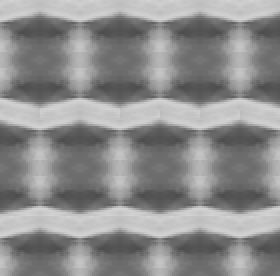
%> input picture Imagen4AMFFinal.gif, 140 x 138 px (shown 2 times larger)
$ octave Vectpru4.m   (GNU Octave 9; MATLAB toolbox functions it lacks are replaced by stand-ins)
%> lines starting %> are read from the running program, lines starting %| are printed output that depends on the picture
%Programa para crear trayectorias en (AMF) Rev Matlab 2019a
%Version general. Se deben dar los datos de origen co,fo (x1,y1) y los
%datos de destino cd,fd (x2,y2). Si fd=fo es un vector horizontal, si
%cd=co es un vector vertical. Si es diagonal abs(fd-fo) debe ser
%igual a abs(cd-co) de otra manera da "trayectoria invalida".
%Grafica los valores de la trayectoria.
%Emplea: Imagen4AMFFinal.gif
%Solo admite 138 por 138 puntos (pixeles)

AMF=imread('Imagen4AMFFinal.gif');
%> AMF is the input picture: size 138x140 uint8; min 78, max 211, mean 140.6
imshow(AMF)
co=1; %x1
fo=1; %y1
cd=138; %x2
fd=138; %y2
if  (fd-fo)==0 || abs(fd-fo)==abs(cd-co) || (cd-co)==0
    for n=1:138  %asegura que el vector vect tenga zeros
        vect(n)=0;
    end
    if (fd-fo)==0 %trayectoria horizontal
        incf=0;
    elseif (fd-fo)>0
        incf=1;   % diagonal hacia abajo
    else
        incf=-1;  %diagonal hacia arriba
    end
    if (cd-co)==0  %trayectoria vertical
        incc=0;
    elseif (cd-co)>0
        incc=1;   %diagonal hacia la derecha
    else
        incc=-1;  %diagonal hacia la izquierda
    end
    if incf==0   %recorrido horizontal
         m=(abs(cd-co))+1;
         f=fo;
         c=co;
         vect(1)=AMF(fo,co); %primer valor en la trayectoria
        for n=2:m
         f=f+incf;
         c=c+incc;
         vect(n)=AMF(f,c);
        end
        vectf=vect(1:m); %los m valores en la trayectoria
   elseif incc==0  %recorrido vertical
         m=(abs(fd-fo))+1;
         f=fo;
         c=co;
         vect(1)=AMF(fo,co); %primer valor en la trayectoria
         for n=2:m
          f=f+incf;
          c=c+incc;
          vect(n)=AMF(f,c);
         end
         vectf=vect(1:m); %los m valores de la trayectoria
   else
        %recorrido diagonal
        deltaf=abs(fd-fo);
        deltac=abs(cd-co);
       if (deltaf-deltac)==0
          m=deltaf+1;
          f=fo;
          c=co;
          vect(1)=AMF(fo,co); %primer valor en la trayectoria
          for n=2:m
            f=f+incf;
            c=c+incc;
            vect(n)=AMF(f,c);
          end
%> after the loop, c = 138; f = 138; vect = 138 values, max 211 at index 55, min 78 at index 71, mean 142.9
          vectf=vect(1:m); %los m valores de la trayectoria
%> vectf has the same summary as vect
       end
   end
   figure
   x=1:length(vectf);
%> x = 138 values from 1 to 138
   plot(x,vectf)
   axis([0 140 0 256])
   grid on
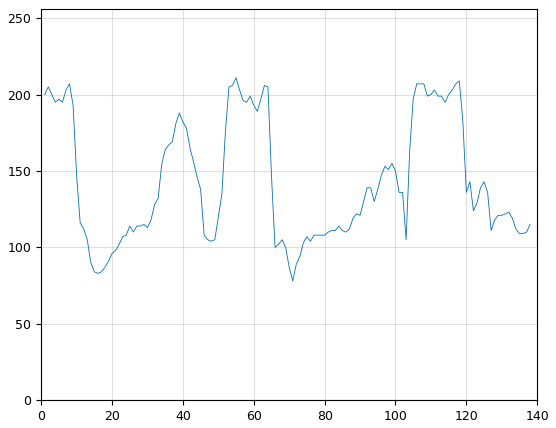
%> figure redrawn from the program's plot data; curve peaks at x = 55, y = 211
else
   disp('Trayectoria Invalida')
end
